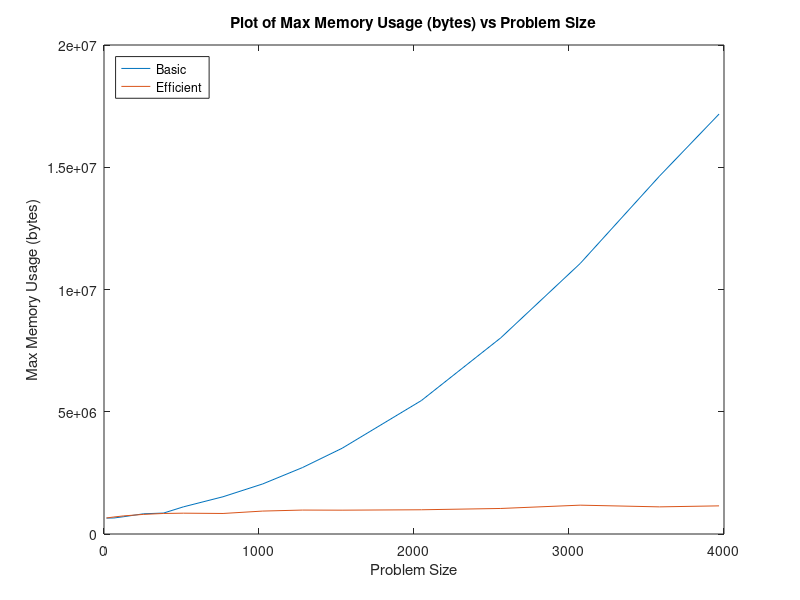

The MATLAB script that drew this image:
%Data imported from src/datapoints/generated/out*.*.txt
btime = [0.148,0.67,2.149,7.365,18.157,26.397,64.725,119.103,157.136,151.143,376.547,630.382,803.78,1049.88,1416.22];
bmem = [651264,655360,708608,827392,856064,1110016,1523712,2048000,2715648,3506176,5459968,8024064,11063296,14639104,17174528];

etime = [0.17,1.276,4.035,13.781,31.097,47.512,119.988,220.16,305.637,289.596,750.159,1212.42,1551.7,2053.37,2806.62];
emem = [655360,696320,741376,802816,839680,851968,839680,937984,978944,974848,991232,1044480,1179648,1110016,1150976];

probsize = [16,64,128,256,384,512,768,1024,1280,1536,2048,2560,3072,3584,3968];

%plot(probsize, btime, probsize, etime)
%title("Plot of Time (ms) vs Problem Size")
%xlabel("Problem Size")
%ylabel("Time (ms)")
%legend({"Basic", "Efficient"}, "Location", "northwest");

plot(probsize, bmem, probsize, emem);
title("Plot of Max Memory Usage (bytes) vs Problem Size")
xlabel("Problem Size")
ylabel("Max Memory Usage (bytes)")
legend({"Basic", "Efficient"}, "Location", "northwest");